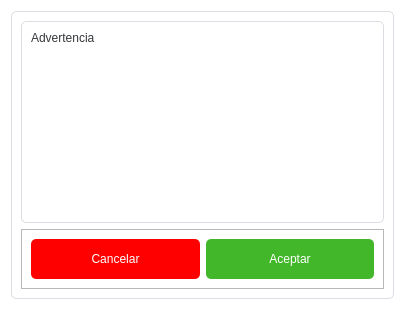
<?xml version="1.0" encoding="UTF-8"?>
<ui version="4.0">
 <class>Dialog</class>
 <widget class="QDialog" name="Dialog">
  <property name="geometry">
   <rect>
    <x>0</x>
    <y>0</y>
    <width>405</width>
    <height>310</height>
   </rect>
  </property>
  <property name="windowTitle">
   <string>Py-Supermark-1KPG5</string>
  </property>
  <property name="styleSheet">
   <string notr="true">QDialog {
	background-color : #FFF;
	margin : 0px;
	padding : 0px;
}</string>
  </property>
  <layout class="QVBoxLayout" name="verticalLayout">
   <item>
    <widget class="QFrame" name="content">
     <property name="styleSheet">
      <string notr="true">QFrame#content {
	background-color : transparent;
	border: 1px solid #DADDE1;
	border-radius: 5px;
	min-width : 380px;
	min-height : 285px;
}

QLabel {
	font : 77 12px &quot;Arial&quot;;
	color : green;
}
#fme_input_user, #fme_input_password {
	background-color : transparent;
	border-radius : 5px;
	border : 1px solid #DADDE1;
	min-height : 40px;
}

QLineEdit, QTextEdit {
	background-color : transparent;
	border : none;
	color : #616161;
	font : 77 18px &quot;Arial&quot;;
}

QPushButton {
	color : #FFFFFF;
	border-style : solid;
	border-radius: 5px;
	min-height : 40px;
	font : 77 18px &quot;Arial&quot;;
}

QPushButton#btn_login {
	background-color : #1877F2;
}

QPushButton#btn_login:pressed {
	background-color : transparent;
	color : #1877F2;
	border: 1px solid #1877F2;
	border-radius: 5px;
}

QPushButton#btn_signup {
	background-color : #42B72A;
}

QPushButton#btn_signup:hover, #btn_exit:hover, #btn_login:hover {
	border: 1px solid #FFF;
	border-radius: 5px;
}

QPushButton#btn_signup:pressed {
	background-color : transparent;
	color : #42B72A;
	border: 1px solid #42B72A;
	border-radius: 5px;
}

QPushButton#btn_exit {
	background-color : #616161;
}

QPushButton#btn_exit:pressed {
	background-color : transparent;
	color : #616161;
	border: 1px solid #616161;
	border-radius: 5px;
}

QPushButton#btn_forgotten_password {
	border-style: outset;
	border-width: 0px;
	color : #1877F2;
	font : 77 15px &quot;Arial&quot;;
}

QPushButton#btn_forgotten_password:hover {
	text-decoration: underline;
}</string>
     </property>
     <property name="frameShape">
      <enum>QFrame::StyledPanel</enum>
     </property>
     <property name="frameShadow">
      <enum>QFrame::Raised</enum>
     </property>
     <layout class="QVBoxLayout" name="verticalLayout_4">
      <item>
       <widget class="QFrame" name="fme_input_user">
        <property name="frameShape">
         <enum>QFrame::StyledPanel</enum>
        </property>
        <property name="frameShadow">
         <enum>QFrame::Raised</enum>
        </property>
        <layout class="QVBoxLayout" name="verticalLayout_2">
         <item>
          <widget class="QLabel" name="lbl_title">
           <property name="styleSheet">
            <string notr="true">QLabel {
	font : 18px &quot;Arial&quot;;
	color: #34373B;
}</string>
           </property>
           <property name="text">
            <string>Advertencia</string>
           </property>
          </widget>
         </item>
         <item>
          <widget class="QTextEdit" name="message_box">
           <property name="styleSheet">
            <string notr="true">QTextEdit {
	margin-top : 12px;
	font : 18px &quot;Arial&quot;;
	color: #34373B;
}</string>
           </property>
           <property name="readOnly">
            <bool>true</bool>
           </property>
          </widget>
         </item>
        </layout>
       </widget>
      </item>
      <item>
       <widget class="QFrame" name="frame">
        <property name="frameShape">
         <enum>QFrame::StyledPanel</enum>
        </property>
        <property name="frameShadow">
         <enum>QFrame::Raised</enum>
        </property>
        <layout class="QHBoxLayout" name="horizontalLayout">
         <item>
          <widget class="QPushButton" name="btn_cancel">
           <property name="styleSheet">
            <string notr="true">QPushButton {
	color : #FFFFFF;
	border-style : solid;
	border-radius: 5px;
	min-height : 40px;
	font : 77 18px &quot;Arial&quot;;
	background-color : red;
	padding-left : 20px;
	padding-right : 20px;
}

QPushButton:hover {
	border: 1px solid #FFF;
	border-radius: 5px;
}

QPushButton:pressed {
	background-color : transparent;
	color : red;
	border: 1px solid red;
	border-radius: 5px;
}

</string>
           </property>
           <property name="text">
            <string>Cancelar</string>
           </property>
          </widget>
         </item>
         <item>
          <widget class="QPushButton" name="btn_acept">
           <property name="styleSheet">
            <string notr="true">QPushButton {
	color : #FFFFFF;
	border-style : solid;
	border-radius: 5px;
	min-height : 40px;
	font : 77 18px &quot;Arial&quot;;
	background-color : #42B72A;
	padding-left : 20px;
	padding-right : 20px;
}

QPushButton:hover {
	border: 1px solid #FFF;
	border-radius: 5px;
}

QPushButton:pressed {
	background-color : transparent;
	color : #42B72A;
	border: 1px solid #42B72A;
	border-radius: 5px;
}

</string>
           </property>
           <property name="text">
            <string>Aceptar</string>
           </property>
          </widget>
         </item>
        </layout>
       </widget>
      </item>
     </layout>
    </widget>
   </item>
  </layout>
 </widget>
 <resources/>
 <connections/>
</ui>
